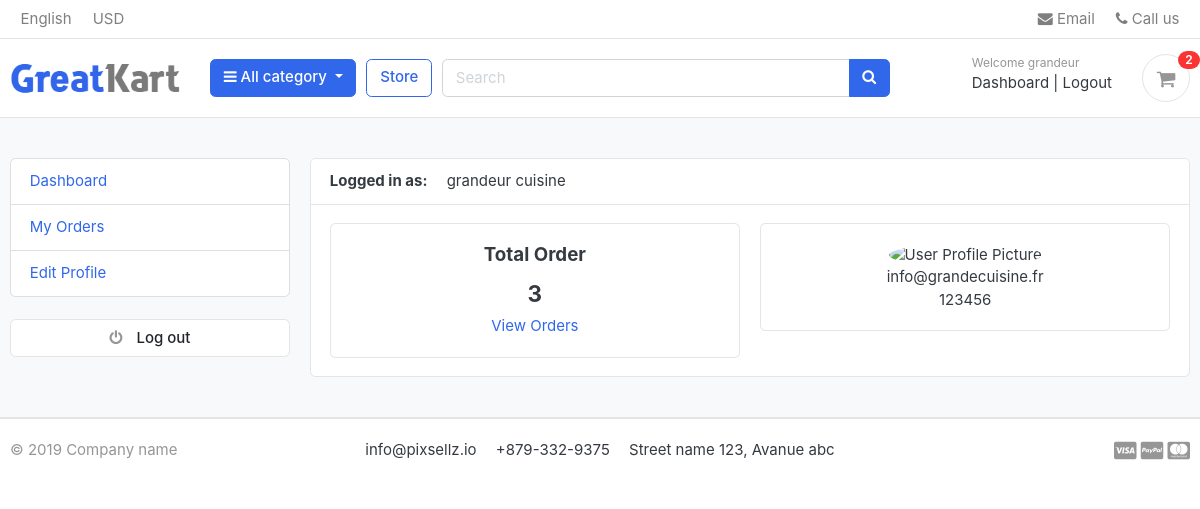
Page /accounts/dashboard/ (signed in) on the committed database.
### accounts/models.py (models this page shows, shortened)
class Account(AbstractBaseUser):
    first_name      = models.CharField(max_length=50)
    last_name       = models.CharField(max_length=50)
    username        = models.CharField(max_length=50, unique=True)
    email           = models.EmailField(max_length=100, unique=True)
    phone_number    = models.CharField(max_length=50)
    date_joined     = models.DateTimeField(auto_now_add=True)
    last_login      = models.DateTimeField(auto_now_add=True)
    is_admin        = models.BooleanField(default=False)
    is_staff        = models.BooleanField(default=False)
    is_active        = models.BooleanField(default=False)
    is_superadmin        = models.BooleanField(default=False)
    USERNAME_FIELD = 'email'
    REQUIRED_FIELDS = ['username', 'first_name', 'last_name']
    objects = MyAccountManager()
    def full_name(self):
        return f'{self.first_name} {self.last_name}'

### accounts/views.py (the view)
# urls.py: path('dashboard/', views.dashboard, name='dashboard'),
@login_required(login_url = 'login')
def dashboard(request):
    orders = Order.objects.order_by('-created_at').filter(user_id=request.user.id, is_ordered=True)
    orders_count = orders.count()
    context = {
        'orders_count': orders_count,
    }
    return render(request, 'accounts/dashboard.html', context)

### carts/context_processors.py (called while the page is built)
def counter(request):
    cart_count = 0
    if 'admin' in request.path:
        return {}
    else:
        try:
            cart = Cart.objects.filter(cart_id=_cart_id(request))
            if request.user.is_authenticated:
                cart_items = CartItem.objects.all().filter(user=request.user)
            else:
                cart_items = CartItem.objects.all().filter(cart=cart[:1])
            for cart_item in cart_items:
                cart_count += cart_item.quantity
        except Cart.DoesNotExist:
            cart_count = 0
    return dict(cart_count=cart_count)

### carts/views.py (called while the page is built)
def _cart_id(request):
    cart = request.session.session_key
    if not cart:
        cart = request.session.create()
    return cart

### category/context_processors.py (called while the page is built)
def menu_links(request):
    links = Category.objects.all()
    return dict(links=links)

### category/models.py (called while the page is built)
    def get_url(self):
        return reverse('products_by_category', args=[self.slug])

### templates/accounts/dashboard.html (shortened to what this page needs)
{% extends 'base.html' %}
{% block content %}
<section class="section-conten padding-y bg">
    <div class="container">
        <div class="row">
            {% include 'includes/dashboard_sidebar.html' %}
        <main class="col-md-9">
            <article class="card">
            <header class="card-header">
                <strong class="d-inline-block mr-3">Logged in as:</strong>
                <span>{{user.full_name}}</span>
            </header>
            <div class="card-body">
                <div class="row">
                    <div class="col-md-6">
                        <div class="card" style="text-align:center;">
                            <div class="card-body">
                                <h5 class="card-title">Total Order</h5>
                                <h4>{{orders_count}}</h4>
                                <a href="">View Orders</a>
                            </div>
                        </div>
                    </div>
                    <div class="col-md-6">
                        <div class="card" style="text-align:center;">
                            <div class="card-body">
                                <img src="https://www.w3schools.com/howto/img_avatar.png" alt="User Profile Picture" width="50" height="50" style="border-radius:50%;">
                                <p class="mb-0">{{user.email}}</p>
                                <p>{{user.phone_number}}</p>
                            </div>
                        </div>
                    </div>
                </div>
            </div>
            </article>
        </main>
    </div>
    </div>
    </section>
{% endblock %}

### templates/includes/navbar.html (shortened to what this page needs)
{% load static %}
<header class="section-header">
    <nav class="navbar p-md-0 navbar-expand-sm navbar-light border-bottom">
    <div class="container">
      <div class="collapse navbar-collapse" id="navbarTop4">
        <ul class="navbar-nav mr-auto">
            <li class="nav-item dropdown">
                 <a href="#" class="nav-link">   English </a>
            </li>
            <li class="nav-item dropdown">
                <a href="#" class="nav-link"> USD </a>
            </li>
        </ul>
        <ul class="navbar-nav">
            <li><a href="#" class="nav-link"> <i class="fa fa-envelope"></i> Email </a></li>
            <li><a href="#" class="nav-link"> <i class="fa fa-phone"></i> Call us </a></li>
        </ul>
      </div>
    </div>
    </nav>
    <section class="header-main border-bottom">
        <div class="container">
    <div class="row align-items-center">
        <div class="col-lg-2 col-md-3 col-6">
            <a href="{% url 'home' %}" class="brand-wrap">
                <img class="logo" src="{% static './images/logo.png' %}">
            </a>
        </div>
        <div class="col-lg col-sm col-md col-6 flex-grow-0">
            <div class="category-wrap dropdown d-inline-block float-right">
                <button type="button" class="btn btn-primary dropdown-toggle" data-toggle="dropdown">
                    <i class="fa fa-bars"></i> All category
                </button>
            </div>
        </div>
        <a href="{% url 'store' %}" class="btn btn-outline-primary">Store</a>
        <div class="col-lg  col-md-6 col-sm-12 col">
            <form action="{% url 'search' %}" class="search" method="GET">
                <div class="input-group w-100">
                    <input type="text" class="form-control" style="width:60%;" placeholder="Search" name="keyword">
                    <div class="input-group-append">
                      <button class="btn btn-primary" type="submit">
                        <i class="fa fa-search"></i>
                      </button>
                    </div>
                </div>
            </form>
        </div>
        <div class="col-lg-3 col-sm-6 col-8 order-2 order-lg-3">
                    <div class="d-flex justify-content-end mb-3 mb-lg-0">
                        {% if user.id is None %}
                        <div class="widget-header">
                            <small class="title text-muted">Welcome guest!</small>
                            <div>
                                <a href="{% url 'login' %}">Sign in</a> <span class="dark-transp"> | </span>
                                <a href="{% url 'register' %}"> Register</a>
                            </div>
                        </div>
                        {% else %}
                        <div class="widget-header">
                            <small class="title text-muted">Welcome {{user.first_name}}</small>
                            <div>
                                <a href="{% url 'dashboard' %}">Dashboard</a> <span class="dark-transp"> | </span>
                                <a href="{% url 'logout' %}">Logout</a>
                            </div>
                        </div>
                        {% endif %}
                        <a href="{% url 'cart' %}" class="widget-header pl-3 ml-3">
                            <div class="icon icon-sm rounded-circle border"><i class="fa fa-shopping-cart"></i></div>
                            <span class="badge badge-pill badge-danger notify">{{cart_count}}</span>
                        </a>
                    </div>
                </div>
    </div>
        </div>
    </section>
    </header>

### static/css/ui.css (style rules this page uses)
html { font-family: "Inter", sans-serif; font-size: 15px; }
.icon-xs, .icon-sm, .icon-md, .icon-lg { display: inline-block; text-align: center; flex-shrink: 0; flex-grow: 0; }
.icon-sm { width: 48px; height: 48px; line-height: 48px !important; font-size: 20px; }
.padding-y { padding-top: 40px; padding-bottom: 40px; }
article:after, .form-group:after { display: block; clear: both; content: ""; }
.bg { background-color: #f8f9fa; }
p:last-child { margin-bottom: 0; }
.header-main { position: relative; padding-top: 1rem; padding-bottom: 1rem; }
.brand-wrap .logo, .navbar-brand .logo { margin-right: 7px; max-height: 42px; display: inline-block; }
.widget-header { display: inline-block; vertical-align: middle; position: relative; }
.widget-header a { color: #343a40; }
.widget-header i { color: #969696; }
.widget-header .title { display: block; }
.widget-header .notify { position: absolute; top: -3px; right: -10px; }
.notify { position: absolute; top: -4px; right: -10px; display: inline-block; padding: 0.25em 0.6em; font-size: 12px; line-height: 1; text-align: center; border-radius: 3rem; color: #fff; background-color: #fa3434; }

### rows in the picture
Account: first_name "grandeur", full_name "grandeur cuisine", email "info@grandecuisine.fr", phone_number "123456"

### other values in the picture
{{ cart_count }} "2"
{{ orders_count }} "3"
